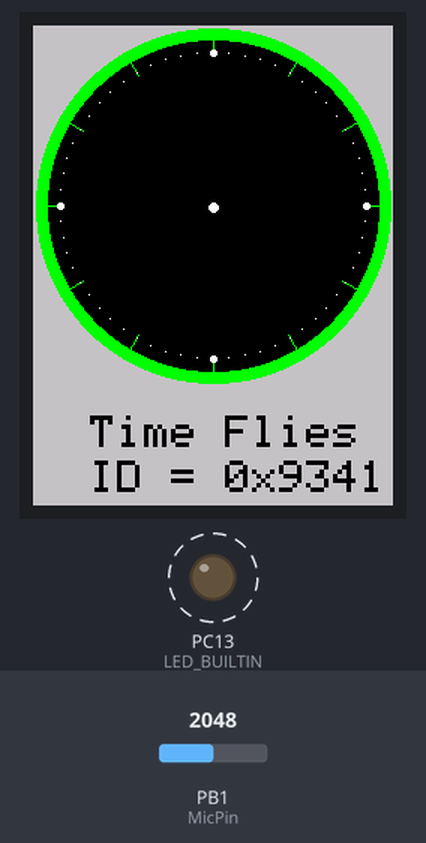
Recording of a sketch running on a simulated STM32 Blue Pill. On the bench: 240×320 colour display, output pins drawn as LEDs (lit = HIGH). Dashed ring = blinking. The inputs (shaded band) are chosen by the test bench; at power-on: PB1 (MicPin) = 2048. What the sketch prints to the serial monitor is not drawn.

Above: at 0.4 s.
At 9.4 s:
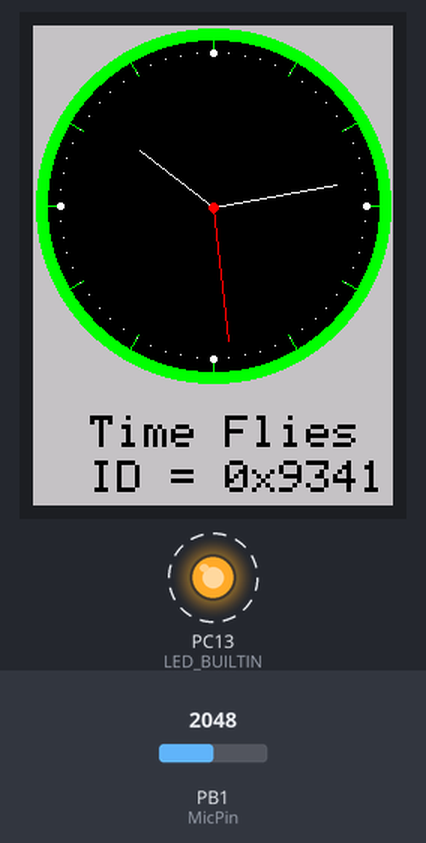
At 18.4 s:
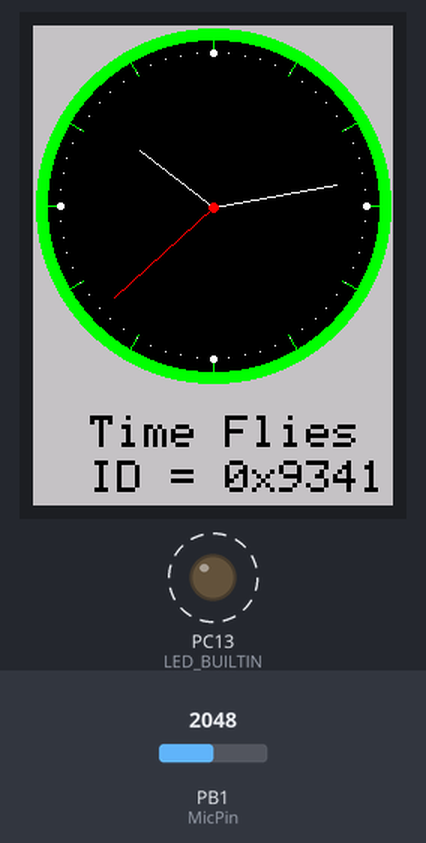
At 37.4 s:
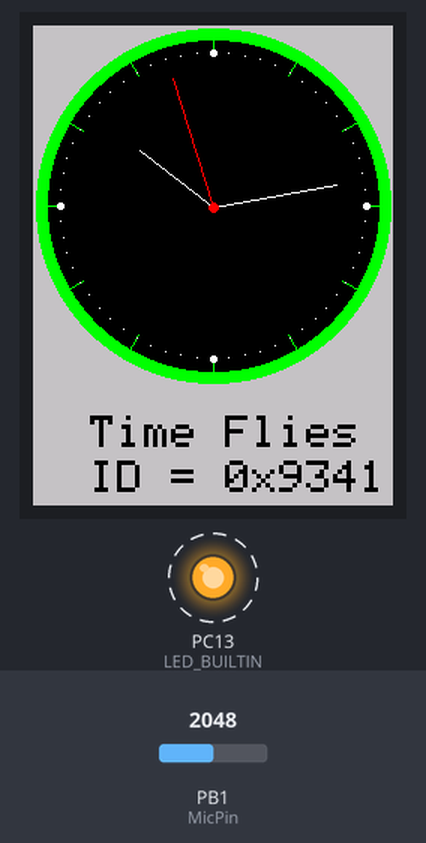
Timing chart, 0 to 40.0 s (numbered marks = the images above):
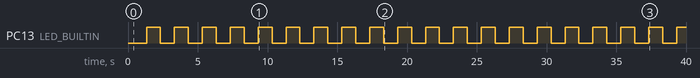

The sketch:

BluePillTFTClock.ino
```cpp
/*
     The TFTLCD library comes from here:  https://github.com/prenticedavid/MCUFRIEND_kbv
      note: after inporting the above library using the ide add zip library menu option, remane the folder to remover the word "master"
  ^   The Touch Screen & GFX libraries are standard (unmodified) Adafruit libraries & were found here:4
         https://github.com/adafruit/Adafruit-GFX-Library
         https://github.com/adafruit/Touch-Screen-Library
*/
/*
 * JMH 20200127 Modified Skecth to Run from STM32F103C8 timer based interrupt
*/

#include "Adafruit_GFX.h"
//#include <gfxfont.h>
//#include <MCUFRIEND_kbv.h>
#include "MCUFRIEND_kbv.h"
// MCU Friend TFT Display to STM32F pin connections
//LCD        pin |D7 |D6 |D5 |D4 |D3 |D2 |D1 |D0 | |RD  |WR |RS |CS |RST | |SD_SS|SD_DI|SD_DO|SD_SCK|
//Blue Pill  pin |PA7|PA6|PA5|PA4|PA3|PA2|PA1|PA0| |PB0 |PB6|PB7|PB8|PB9 | |PA15 |PB5  |PB4  |PB3   | **ALT-SPI1**
//Maple Mini pin |PA7|PA6|PA5|PA4|PA3|PA2|PA1|PA0| |PB10|PB6|PB7|PB5|PB11| |PA15 |PB5  |PB4  |PB3   | //Mini Mapl

#if defined(ARDUINO_MAPLE_MINI)
#define LED_BUILTIN PB1   //Maple Mini
#define MicPin PB0
#else
#define LED_BUILTIN PC13  //Blue Pill Pin
#define MicPin PB1
#endif
#define TIC_RATE 1000000    // in microseconds; should give 1.0Hz toggles
MCUFRIEND_kbv tft;

unsigned long AvgBias =0;
uint16_t ID;
void Timer_ISR(void);
int toggle = 0;

float sx = 0, sy = 1, mx = 1, my = 0, hx = -1, hy = 0;    // Saved H, M, S x & y multipliers
float sdeg=0, mdeg=0, hdeg=0;
uint16_t osx=120, osy=120, omx=120, omy=120, ohx=120, ohy=120;  // Saved H, M, S x & y coords
uint16_t x00=0, x11=0, y00=0, y11=0;
//uint32_t targetTime = 0;                    // for next 1 second timeout
boolean initial = 1;
char Bufr[14];

static uint8_t conv2d(const char* p) {
  uint8_t v = 0;
  if ('0' <= *p && *p <= '9')
    v = *p - '0';
  return 10 * v + *++p - '0';
}

uint8_t hh=conv2d(__TIME__), mm=conv2d(__TIME__+3), ss=conv2d(__TIME__+6);  // Get H, M, S from compile time


void setup(void) {
  pinMode(PB1, INPUT);
  tft.reset();

  ID = tft.readID();

  //  ID = 0x4747;//MCUfriends.com 2.8" Display id
  //  ID = 0x9486;// MCUfriends.com 2.8" Display id;
  //  ID = 0x9341;// MCUfriends.com 2.8" Display id; (White Letters on Black Screen)
  //  ID = 0x6814;// MCUfriends.com 3.5" Display id
  //  ID = 0x9090;//MCUfriends.com 3.5" Display id (Black Letters on White Screen)
  //if(ID == 0x9090) ID = 0x9341; //do this to keep the correct color scheme
  tft.begin(ID);//  The value here is screen specific & depends on the chipset used to drive the screen,
  tft.setRotation(2);

  //tft.fillScreen(ILI9341_BLACK);
  //tft.fillScreen(ILI9341_RED);
  //tft.fillScreen(ILI9341_GREEN);
  //tft.fillScreen(ILI9341_BLUE);
  //tft.fillScreen(ILI9341_BLACK);
  //tft.fillScreen(ILI9341_GREY);
  tft.fillScreen(TFT_LIGHTGREY);


  //tft.setTextColor(ILI9341_WHITE, ILI9341_GREY);  // Adding a background colour erases previous text automatically
  //tft.setTextColor(TFT_WHITE, ILI9341_GREY);  // Adding a background colour erases previous text automatically
  tft.setTextColor(TFT_WHITE, TFT_LIGHTGREY);  // Adding a background colour erases previous text automatically

  // Draw clock face
  //tft.fillCircle(120, 120, 118, ILI9341_GREEN);
  //tft.fillCircle(120, 120, 110, ILI9341_BLACK);
  tft.fillCircle(120, 120, 118, TFT_GREEN);
  tft.fillCircle(120, 120, 110, TFT_BLACK);

  // Draw 12 lines
  for(int i = 0; i<360; i+= 30) {
    sx = cos((i-90)*0.0174532925);
    sy = sin((i-90)*0.0174532925);
    x00 = sx*114+120;
    y00 = sy*114+120;
    x11 = sx*100+120;
    y11 = sy*100+120;

    //tft.drawLine(x00, y00, x11, y11, ILI9341_GREEN);
    tft.drawLine(x00, y00, x11, y11, TFT_GREEN);
  }

  // Draw 60 dots
  for(int i = 0; i<360; i+= 6) {
    sx = cos((i-90)*0.0174532925);
    sy = sin((i-90)*0.0174532925);
    x00 = sx*102+120;
    y00 = sy*102+120;
    // Draw minute markers
    //tft.drawPixel(x00, y00, ILI9341_WHITE);
    tft.drawPixel(x00, y00, TFT_WHITE);

    // Draw main quadrant dots
    //if(i==0 || i==180) tft.fillCircle(x00, y00, 2, ILI9341_WHITE);
    //if(i==90 || i==270) tft.fillCircle(x00, y00, 2, ILI9341_WHITE);
    if(i==0 || i==180) tft.fillCircle(x00, y00, 2, TFT_WHITE);
    if(i==90 || i==270) tft.fillCircle(x00, y00, 2, TFT_WHITE);
  }

  //tft.fillCircle(120, 121, 3, ILI9341_WHITE);
  tft.fillCircle(120, 121, 3, TFT_WHITE);

  // Draw text at position 120,260 using fonts 4
  // Only font numbers 2,4,6,7 are valid. Font 6 only contains characters [space] 0 1 2 3 4 5 6 7 8 9 : . a p m
  // Font 7 is a 7 segment font and only contains characters [space] 0 1 2 3 4 5 6 7 8 9 : .
  dispMsg(" Time Flies", 20, 260, 3);
  sprintf(Bufr," ID = 0x%x", ID );
  dispMsg(Bufr, 20, 290, 3);

  //targetTime = millis() + 1000;

  // initialize digital pin PB1 as an output.
  pinMode(LED_BUILTIN, OUTPUT);

  //Timer Interrupt stuff
  // Setup ISR Timer (in this case Timer2)
  Timer2.setMode(TIMER_CH1, TIMER_OUTPUTCOMPARE);
  Timer2.setPeriod(TIC_RATE); // in microseconds
  Timer2.setCompare(TIMER_CH1, 1);      // overflow might be small
  Timer2.attachInterrupt(TIMER_CH1, Timer_ISR);

}

void loop() {
  Serial.print("Program Running");
  while(1){
    delay(20);
    int k = analogRead(MicPin);    // read the ADC value from pin PB1; (k = 0 to 4096)
    AvgBias = ((99* AvgBias) +k)/100;
  }
}
//////////////////////////////////////////////////////////////////////

void Timer_ISR(void) {
    toggle ^= 1;
    digitalWrite(LED_BUILTIN, toggle);
    ss++;              // Advance second
    if (ss==60) {
      ss=0;
      mm++;            // Advance minute
      if(mm>59) {
        mm=0;
        hh++;          // Advance hour
        if (hh>23) {
          hh=0;
        }
      }
    }

    // Pre-compute hand degrees, x & y coords for a fast screen update
    sdeg = ss*6;                  // 0-59 -> 0-354
    mdeg = mm*6+sdeg*0.01666667;  // 0-59 -> 0-360 - includes seconds
    hdeg = hh*30+mdeg*0.0833333;  // 0-11 -> 0-360 - includes minutes and seconds
    hx = cos((hdeg-90)*0.0174532925);
    hy = sin((hdeg-90)*0.0174532925);
    mx = cos((mdeg-90)*0.0174532925);
    my = sin((mdeg-90)*0.0174532925);
    sx = cos((sdeg-90)*0.0174532925);
    sy = sin((sdeg-90)*0.0174532925);

    if (ss==0 || initial) {
      initial = 0;
      // Erase hour and minute hand positions every minute
      //tft.drawLine(ohx, ohy, 120, 121, ILI9341_BLACK);
      tft.drawLine(ohx, ohy, 120, 121, TFT_BLACK);
      ohx = hx*62+121;
      ohy = hy*62+121;
      //tft.drawLine(omx, omy, 120, 121, ILI9341_BLACK);
      tft.drawLine(omx, omy, 120, 121, TFT_BLACK);
      omx = mx*84+120;
      omy = my*84+121;
    }

      // Redraw new hand positions, hour and minute hands not erased here to avoid flicker
      //tft.drawLine(osx, osy, 120, 121, ILI9341_BLACK);
      tft.drawLine(osx, osy, 120, 121, TFT_BLACK);
      osx = sx*90+121;
      osy = sy*90+121;
      tft.drawLine(osx, osy, 120, 121, TFT_RED);
      tft.drawLine(ohx, ohy, 120, 121, TFT_WHITE);
      tft.drawLine(omx, omy, 120, 121, TFT_WHITE);
      tft.drawLine(osx, osy, 120, 121, TFT_RED);

    //tft.fillCircle(120, 121, 3, ILI9341_RED);
    tft.fillCircle(120, 121, 3, TFT_RED);
    sprintf(Bufr," Bias: %d", AvgBias );
    dispMsg(Bufr, 20, 320, 3);
}
//////////////////////////////////////////////////////////////////////

void dispMsg(char Msgbuf[32], int cursorX, int cursorY, int FontSz) {
  int msgpntr = 0;
  int curRow = 0;
  int offset =0;
  int fontH = 16;
  int fontW = 18;//12;
  int displayW = 320;
  int cnt = 0;
  while (Msgbuf[msgpntr] != 0) ++msgpntr;

  //clear previous entry
  tft.fillRect(cursorX , (cursorY), msgpntr * fontW, fontH + 10, TFT_LIGHTGREY);
  tft.setCursor(cursorX, cursorY);
  tft.setTextColor(TFT_BLACK);//tft.setTextColor(WHITE, BLACK);
  tft.setTextSize(FontSz);
  msgpntr = 0;
  while ( Msgbuf[msgpntr] != 0) {
    char curChar = Msgbuf[msgpntr];
    tft.print(curChar);
    msgpntr++;
    cnt++;
    if (((cnt) - offset)*fontW >= displayW) {
      curRow++;
      cursorX = 0;
      cursorY = curRow * (fontH + 10);
      offset = cnt;
      tft.setCursor(cursorX, cursorY);
//      if (curRow + 1 > row) {
//        scrollpg();
//      }
    }
    else cursorX = (cnt - offset) * fontW;
  }
}
//////////////////////////////////////////////////////////////////////
```

Measured:
- by itself, PC13 (LED_BUILTIN): alternates HIGH for 1.0 s and LOW for 1.0 s
- what the display in image 1 shows lasts 1.0 s, from 9.3 s to 10.3 s
